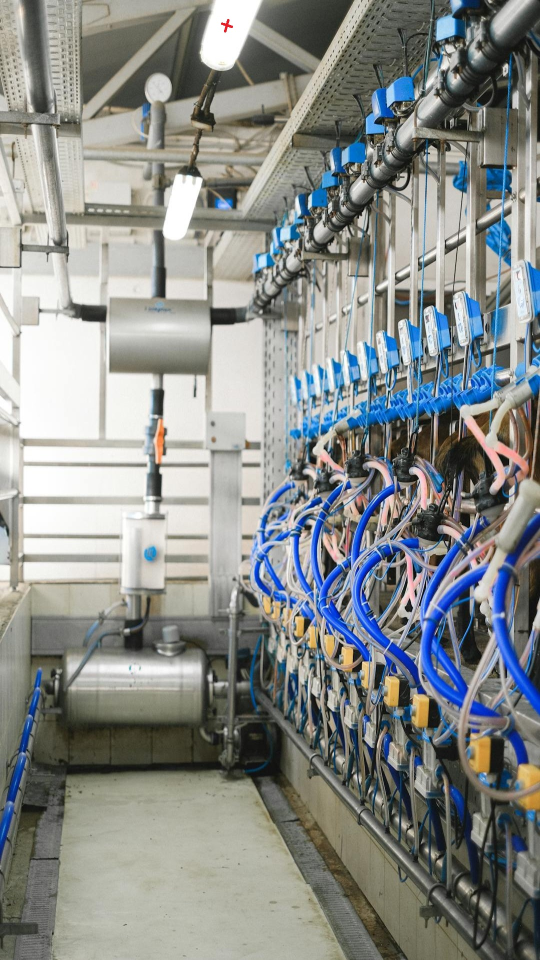
#> input picture backend/experiments/test_image_1.jpeg, 1080 x 1920 px (shown at 1/2 size)
$ python -i hash.py   (imports and definitions only)   (older library calls are emulated)
#> lines starting #> are read from the running program, lines starting #| are printed output that depends on the picture
import numpy as np
import cv2
import hashlib
from PIL import Image
from scipy.fftpack import dct
import imagehash


# [30 lines left out: functions cHash, aHash, dHash, pHash, not called in this run]


# Example usage
'''
print("original image")
image_path = "test_image.jpeg"
print("cHash:", cHash(image_path))
print("aHash:", aHash(image_path))
print("dHash:", dHash(image_path))
print("pHash:", pHash(image_path))
print("--------------------------------------------------------------")

print("original image - 1 pixel changed")
image_path = "test_image_1.jpeg"
print("cHash:", cHash(image_path))
print("aHash:", aHash(image_path))
print("dHash:", dHash(image_path))
print("pHash:", pHash(image_path))
print("--------------------------------------------------------------")

print("original image - cropped less")
image_path = "test_image_c.jpeg"
print("cHash:", cHash(image_path))
print("aHash:", aHash(image_path))
print("dHash:", dHash(image_path))
print("pHash:", pHash(image_path))
print("--------------------------------------------------------------")

print("original image - cropped larger")
image_path = "test_image_cb.jpeg"
print("cHash:", cHash(image_path))
print("aHash:", aHash(image_path))
print("dHash:", dHash(image_path))
print("pHash:", pHash(image_path))
print("--------------------------------------------------------------")
'''


def get_image_edges(image_path, method="canny", threshold1=50, threshold2=150):
    """
    Extracts edges from an image using different edge detection methods.

    Parameters:
        image_path (str): Path to the image file.
        method (str): Edge detection method ("canny", "sobel", "laplacian").
        threshold1 (int): First threshold for the Canny edge detector.
        threshold2 (int): Second threshold for the Canny edge detector.

    Returns:
        np.array: Edge-detected image.
    """
#> called with image_path = 'test_image_1.jpeg', method = 'canny', threshold1 = 50, threshold2 = 150
    # Load image and convert to grayscale
    img = cv2.imread(image_path, cv2.IMREAD_GRAYSCALE)
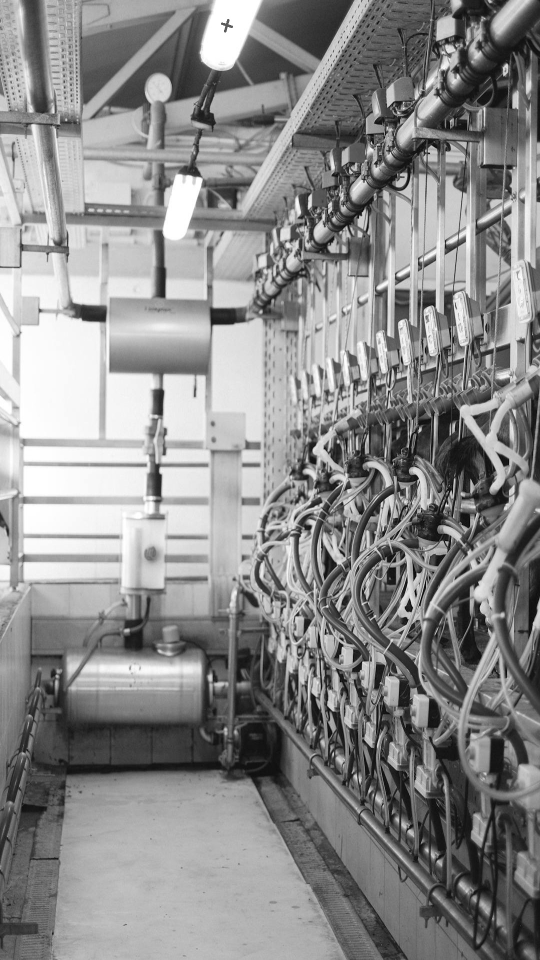
#> img: shape (1920, 1080) (shown at 1/2 size); min 0, max 255, mean 139

    # Apply selected edge detection method
    if method == "canny":
        edges = cv2.Canny(img, threshold1, threshold2)  # Canny Edge Detector
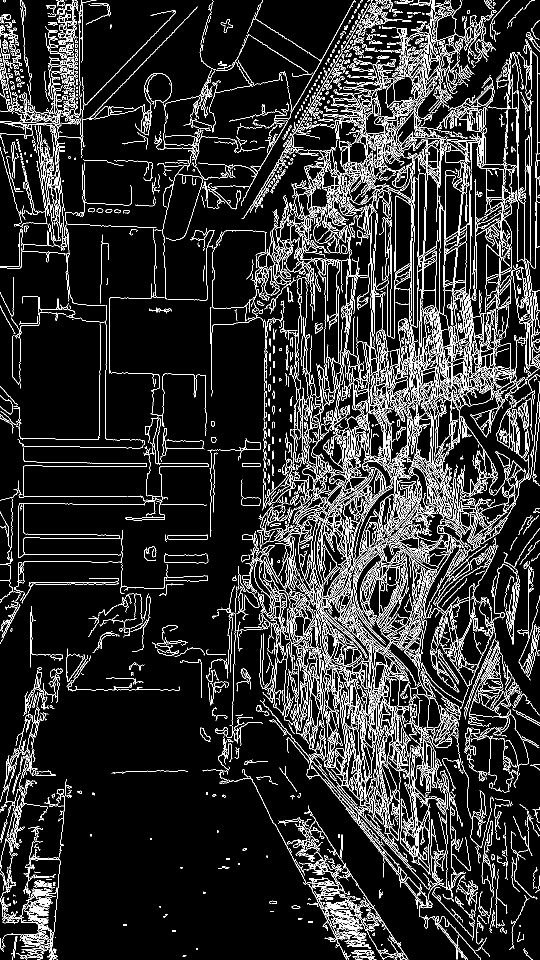
#> edges: shape (1920, 1080) (shown at 1/2 size); 11% white in thin lines or dots
    elif method == "sobel":
        sobelx = cv2.Sobel(img, cv2.CV_64F, 1, 0, ksize=3)  # X-direction
        sobely = cv2.Sobel(img, cv2.CV_64F, 0, 1, ksize=3)  # Y-direction
        edges = cv2.magnitude(sobelx, sobely)  # Compute magnitude of gradient
        edges = np.uint8(edges)  # Convert to valid image format
    elif method == "laplacian":
        edges = cv2.Laplacian(img, cv2.CV_64F)  # Laplacian Edge Detection
        edges = np.uint8(np.abs(edges))  # Convert to valid image format
    else:
        raise ValueError(
            "Invalid method! Choose 'canny', 'sobel', or 'laplacian'.")

    return Image.fromarray(edges)


# [69 lines left out: functions image_to_dct, compare_hashes, not called in this run]


hash_size = 16

hash_methods = ["ahash", "dhash", "phash"]

test_images = ["test_image_1.jpeg", "test_image_b.jpeg", "test_image_r1.jpeg", "test_image_r2.jpeg", "test_image_r3.jpeg",
               "test_image_r4.jpeg", "test_image_c.jpeg", "test_image_cb.jpeg", "test_image_bigc.jpeg", "test_image_2.jpeg"]


# [22 lines not run here, left out]


'''
# Example usage:
print("ahash difference")
similarity_score = compare_hashes(
    "test_image.jpeg", "test_image_1.jpeg", hash_method="ahash")
print(similarity_score)
similarity_score = compare_hashes(
    "test_image.jpeg", "test_image_c.jpeg", hash_method="ahash")
print(similarity_score)
similarity_score = compare_hashes(
    "test_image.jpeg", "test_image_cb.jpeg", hash_method="ahash")
print(similarity_score)
similarity_score = compare_hashes(
    "test_image.jpeg", "test_image_2.jpeg", hash_method="ahash")
print(similarity_score)
print("--------------------------------------------------------------")


print("dhash difference")
similarity_score = compare_hashes(
    "test_image.jpeg", "test_image_1.jpeg", hash_method="dhash")
print(similarity_score)
similarity_score = compare_hashes(
    "test_image.jpeg", "test_image_c.jpeg", hash_method="dhash")
print(similarity_score)
similarity_score = compare_hashes(
    "test_image.jpeg", "test_image_cb.jpeg", hash_method="dhash")
print(similarity_score)
similarity_score = compare_hashes(
    "test_image.jpeg", "test_image_2.jpeg", hash_method="dhash")
print(similarity_score)
print("--------------------------------------------------------------")


print("phash difference")
similarity_score = compare_hashes(
    "test_image.jpeg", "test_image_1.jpeg", hash_method="phash")
print(similarity_score)
similarity_score = compare_hashes(
    "test_image.jpeg", "test_image_c.jpeg", hash_method="phash")
print(similarity_score)
similarity_score = compare_hashes(
    "test_image.jpeg", "test_image_cb.jpeg", hash_method="phash")
print(similarity_score)
similarity_score = compare_hashes(
    "test_image.jpeg", "test_image_2.jpeg", hash_method="phash")
print(similarity_score)
print("--------------------------------------------------------------")


ahash difference
{'similarity': 100.0, 'hash_size': 8, 'hamming_distance': 0}
{'similarity': 98.44, 'hash_size': 8, 'hamming_distance': 1}
{'similarity': 59.38, 'hash_size': 8, 'hamming_distance': 26}
--------------------------------------------------------------
dhash difference
{'similarity': 100.0, 'hash_size': 8, 'hamming_distance': 0}
{'similarity': 96.88, 'hash_size': 8, 'hamming_distance': 2}
{'similarity': 64.06, 'hash_size': 8, 'hamming_distance': 23}
--------------------------------------------------------------
phash difference
{'similarity': 96.88, 'hash_size': 8, 'hamming_distance': 2}
{'similarity': 96.88, 'hash_size': 8, 'hamming_distance': 2}
{'similarity': 46.88, 'hash_size': 8, 'hamming_distance': 34}
'''

>>> result = get_image_edges('test_image_1.jpeg')
